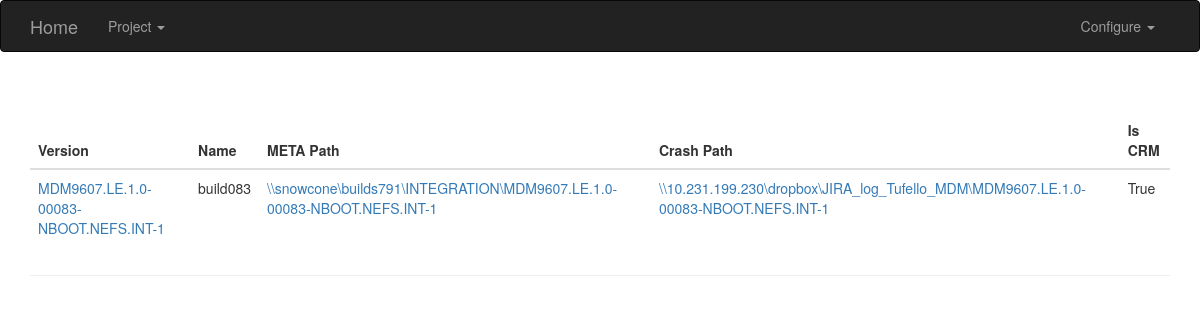
The app's page /build/list?project_name=MDM.LE.1.0 with its own data.
### TBD.py (models this page shows, shortened)
class Build(db.Model):
    __tablename__ = 'builds'
    id = db.Column(db.Integer, primary_key=True)
    version = db.Column(db.TEXT, unique=True)
    name = db.Column(db.String(64), nullable=False)
    meta_path = db.Column(db.TEXT, nullable=False)
    crash_path = db.Column(db.TEXT, nullable=False)
    is_crm = db.Column(db.Boolean, nullable=True)
    td = db.relationship(TD, backref='build')

### TBD.py (the view)
@app.route('/build/list', methods=['GET', 'POST'])
def build_list():
    project = Project.query.order_by(Project.name).all()
    project_name = request.args.get('project_name', None)
    if project_name:
        builds = Build.query.join(Build.td).join(TD.project).filter(Project.name==project_name).order_by(db.desc(Build.version)).all()
    else:
        builds = Build.query.order_by(db.desc(Build.version)).all()
    if request.method == 'POST':
        build_list = []
        for build in builds:
            build_list.append({'version': build.version, 'name': build.name, 'meta_path': build.meta_path, 'crash_path': build.crash_path, 'is_crm': build.is_crm})
        return jsonify(code=0, result=build_list)
    else:
        return render_template('build_list.html', project=project, project_name=project_name, builds=builds)

### templates/build_list.html (shortened to what this page needs)
{% extends "base.html" %}
{% block content %}
<div class="container">
    <div class="page-header">
        <table class="table">
            <thead>
                <th>Version</th>
                <th>Name</th>
                <th>META Path</th>
                <th>Crash Path</th>
                <th>Is CRM</th>
            </thead>
            <tbody>
                {% for build in builds %}
                <tr>
                    <td><a href="{{ url_for('project_tbd') }}?project_name={{ project_name }}&build_version={{ build.version }}">{{ build.version }}</a></td>
                    <td>{{ build.name }}</td>
                    <td><a href="{{ build.meta_path }}">{{ build.meta_path }}</a></td>
                    <td><a href="{{ build.crash_path }}">{{ build.crash_path }}</a></td>
                    <td>{{ build.is_crm }}</td>
                </tr>
                {% endfor %}
            </tbody>
        </table>
    </div>
</div>
{% endblock %}7

### records on screen
Build: version "MDM9607.LE.1.0-00083-NBOOT.NEFS.INT-1", name "build083", meta_path "\\\\snowcone\\builds791\\INTEGRATION\\MDM9607.LE.1.0-00083-NBOOT.NEFS.INT-1", crash_path "\\\\10.231.199.230\\dropbox\\JIRA_log_Tufello_MDM\\MDM9607.LE.1.0-00083-NBOOT.NEFS.INT-1", is_crm "True"
